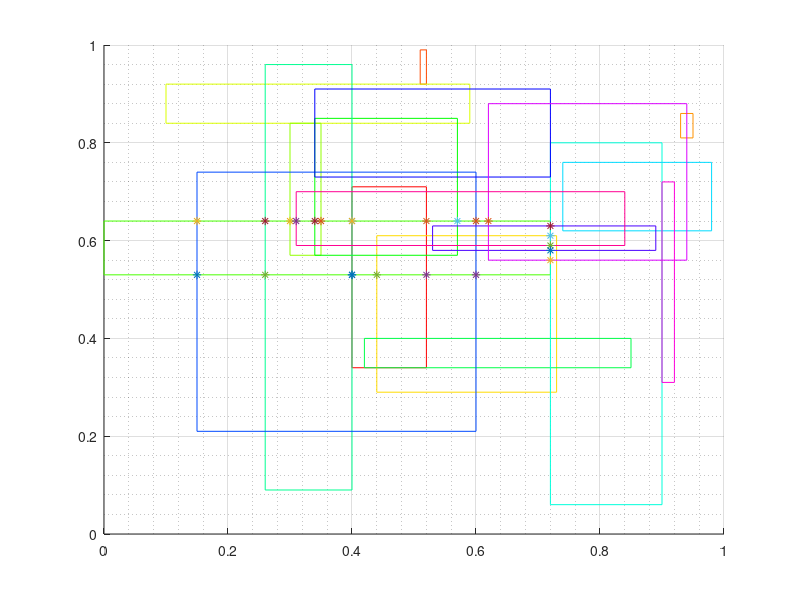

MATLAB code for this plot:
clc;
clear;
close all;

fid = fopen('data.txt');
tline = fgetl(fid);
c = 1;
while ischar(tline)
        data(c,:) = str2num(tline);
        c = c +1;
        tline = fgetl(fid);
end
fclose(fid);

fid = fopen('points.txt');
tline = fgetl(fid);

c = 1;
while ischar(tline)
        points(c,:) = str2num(tline);
        c = c+1;
        tline = fgetl(fid);
end
fclose(fid);


figure;


[m,~] = size(data);
cmap = hsv(m+1);
m
data
for n=1:m
    rectangle('Position', [data(n,1), data(n,2), (data(n,3)-data(n,1)), (data(n,4)-data(n,2))],'EdgeColor',cmap(n,:))
    hold on;
end

[m,~] = size(points);
for n=1:m
    plot(points(n,1), points(n,2),'*');
end

grid on 
grid minor



